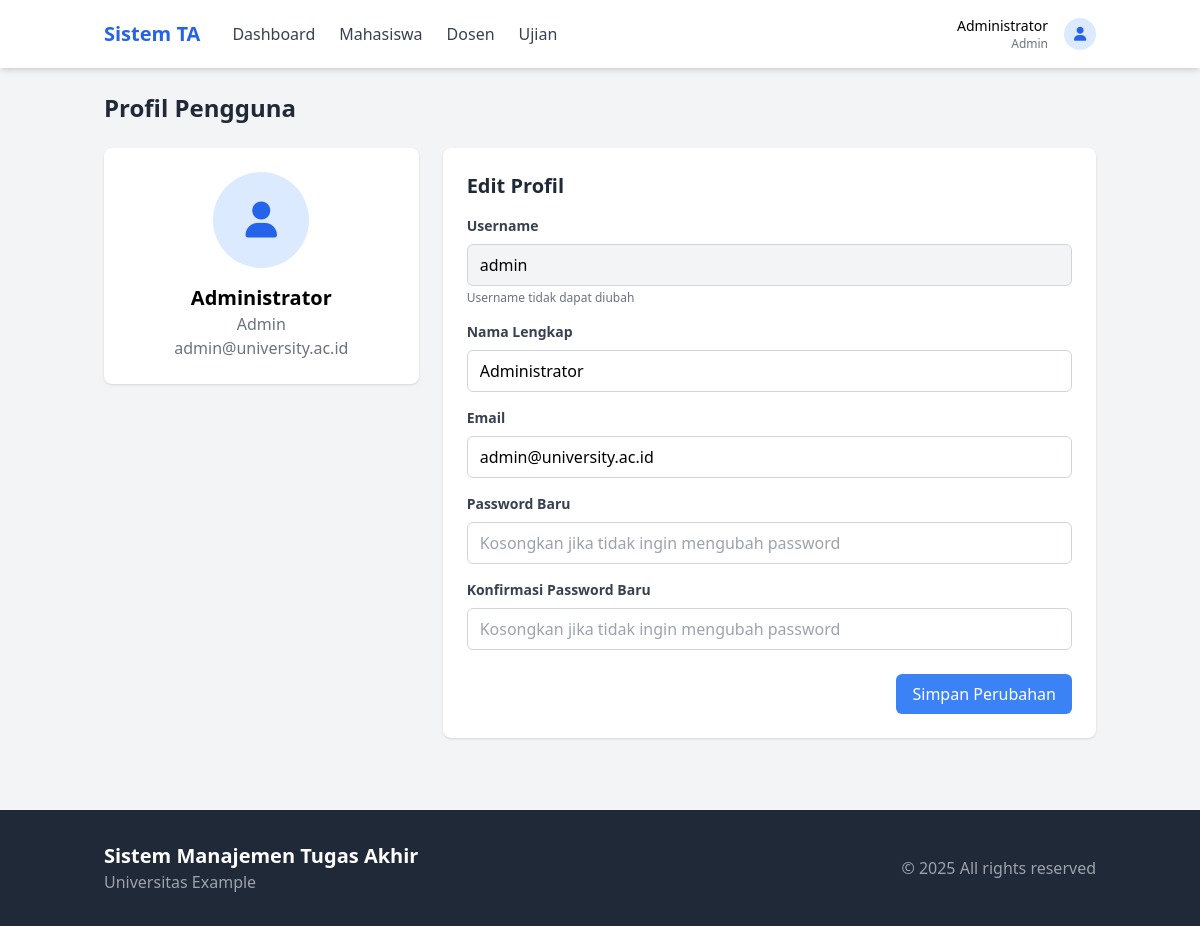
The app's page /profile.php (signed in) with its own data.
### tables this page shows
CREATE TABLE IF NOT EXISTS `users` (
  `id` int NOT NULL AUTO_INCREMENT,
  `username` varchar(50) NOT NULL,
  `password` varchar(255) NOT NULL,
  `role` enum('admin','dosen','mahasiswa') NOT NULL,
  `nama` varchar(100) NOT NULL,
  `email` varchar(100) NOT NULL,
  `created_at` timestamp NULL DEFAULT CURRENT_TIMESTAMP,
  PRIMARY KEY (`id`),
  UNIQUE KEY `username` (`username`)
);

### includes/auth.php (called while the page is built, shortened)
<?php
function isLoggedIn() {
    return isset($_SESSION['user_id']);
}
function getCurrentUser() {
    if (isLoggedIn()) {
        global $pdo;
        $stmt = $pdo->prepare("SELECT * FROM users WHERE id = ?");
        $stmt->execute([$_SESSION['user_id']]);
        return $stmt->fetch(PDO::FETCH_ASSOC);
    }
    return null;
}
?>

### profile.php (the view, shortened to what this page needs)
<?php
require_once 'includes/config.php';
require_once 'includes/auth.php';
$user = getCurrentUser();
?>
<!DOCTYPE html>
<html lang="id">
<head>
    <script src="https://cdn.tailwindcss.com"></script>
    <link rel="stylesheet" href="https://cdnjs.cloudflare.com/ajax/libs/font-awesome/6.0.0/css/all.min.css">
</head>
<body class="bg-gray-100">
    <?php include 'includes/header.php'; ?>
    <div class="container mx-auto px-4 py-6">
        <h1 class="text-2xl font-bold text-gray-800 mb-6">Profil Pengguna</h1>
        <div class="grid grid-cols-1 md:grid-cols-3 gap-6">
            <div class="md:col-span-1">
                <div class="bg-white rounded-lg shadow p-6">
                    <div class="flex flex-col items-center">
                        <div class="h-24 w-24 rounded-full bg-blue-100 text-blue-600 flex items-center justify-center text-4xl mb-4">
                            <i class="fas fa-user"></i>
                        </div>
                        <h2 class="text-xl font-bold"><?php echo $user['nama']; ?></h2>
                        <p class="text-gray-500 capitalize"><?php echo $user['role']; ?></p>
                        <p class="text-gray-500"><?php echo $user['email']; ?></p>
                    </div>
                </div>
            </div>
            <div class="md:col-span-2">
                <div class="bg-white rounded-lg shadow p-6">
                    <h2 class="text-xl font-bold text-gray-800 mb-4">Edit Profil</h2>
                    <form method="POST" action="">
                        <div class="mb-4">
                            <label class="block text-gray-700 text-sm font-bold mb-2" for="username">Username</label>
                            <input type="text" id="username" value="<?php echo $user['username']; ?>" disabled class="w-full px-3 py-2 border border-gray-300 rounded-md bg-gray-100">
                            <p class="text-gray-500 text-xs mt-1">Username tidak dapat diubah</p>
                        </div>
                        <div class="mb-4">
                            <label class="block text-gray-700 text-sm font-bold mb-2" for="nama">Nama Lengkap</label>
                            <input type="text" id="nama" name="nama" value="<?php echo $user['nama']; ?>" required class="w-full px-3 py-2 border border-gray-300 rounded-md focus:outline-none focus:ring-2 focus:ring-blue-500">
                        </div>
                        <div class="mb-4">
                            <label class="block text-gray-700 text-sm font-bold mb-2" for="email">Email</label>
                            <input type="email" id="email" name="email" value="<?php echo $user['email']; ?>" required class="w-full px-3 py-2 border border-gray-300 rounded-md focus:outline-none focus:ring-2 focus:ring-blue-500">
                        </div>
                        <div class="mb-4">
                            <label class="block text-gray-700 text-sm font-bold mb-2" for="password">Password Baru</label>
                            <input type="password" id="password" name="password" class="w-full px-3 py-2 border border-gray-300 rounded-md focus:outline-none focus:ring-2 focus:ring-blue-500" placeholder="Kosongkan jika tidak ingin mengubah password">
                        </div>
                        <div class="mb-6">
                            <label class="block text-gray-700 text-sm font-bold mb-2" for="confirm_password">Konfirmasi Password Baru</label>
                            <input type="password" id="confirm_password" name="confirm_password" class="w-full px-3 py-2 border border-gray-300 rounded-md focus:outline-none focus:ring-2 focus:ring-blue-500" placeholder="Kosongkan jika tidak ingin mengubah password">
                        </div>
                        <div class="flex justify-end">
                            <button type="submit" name="update_profile" class="bg-blue-500 text-white px-4 py-2 rounded-md hover:bg-blue-600 transition">
                                Simpan Perubahan
                            </button>
                        </div>
                    </form>
                </div>
            </div>
        </div>
    </div>
    <?php include 'includes/footer.php'; ?>
</body>
</html>

### records on screen
users: nama "Administrator", role "Admin", email "admin@university.ac.id", username "admin"

### other values on screen
$_SESSION['user_name'] "Administrator"
$_SESSION['user_role'] "Admin"
